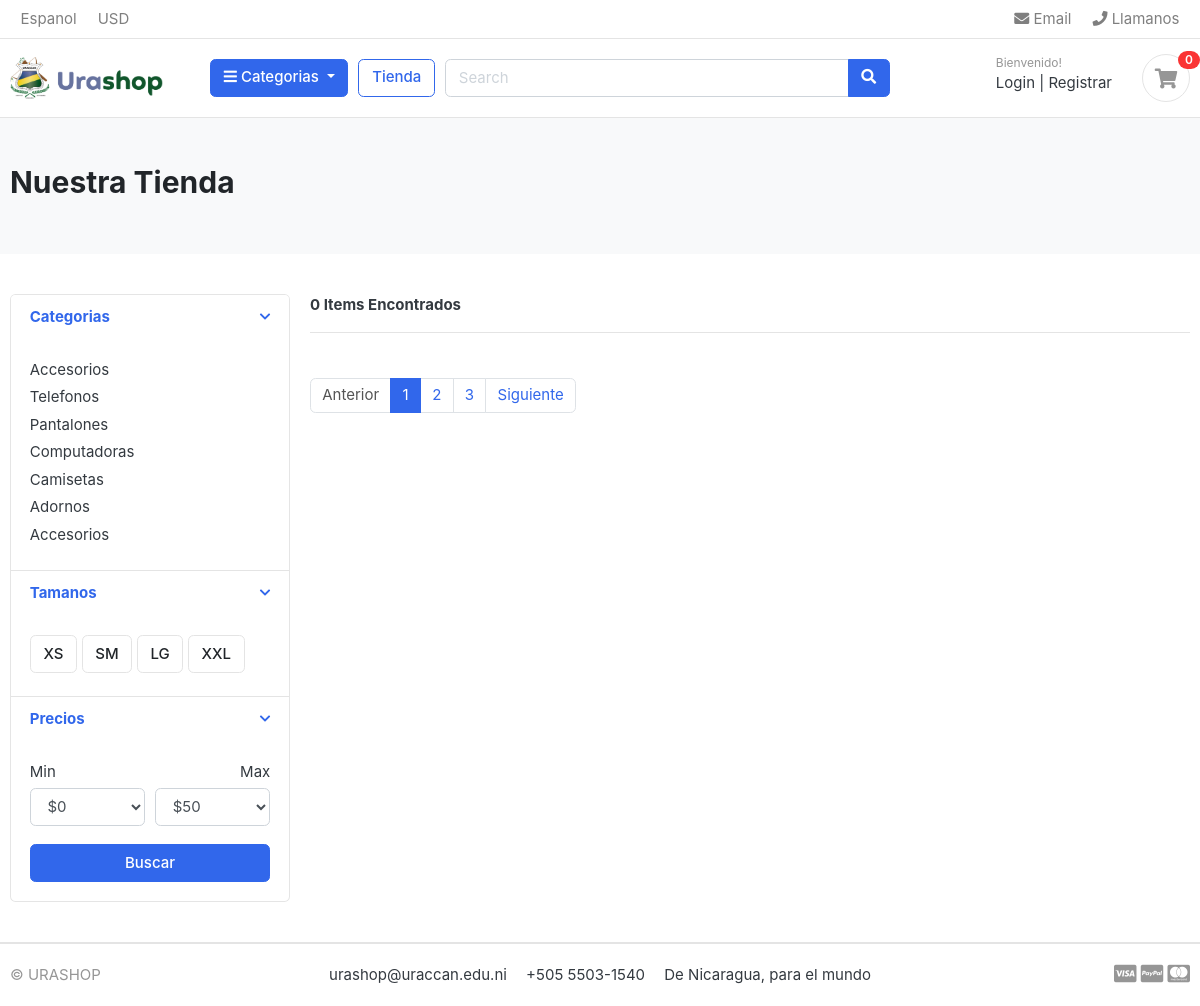
/store/acsesorios-tech, run on an earlier commit of the app's database.
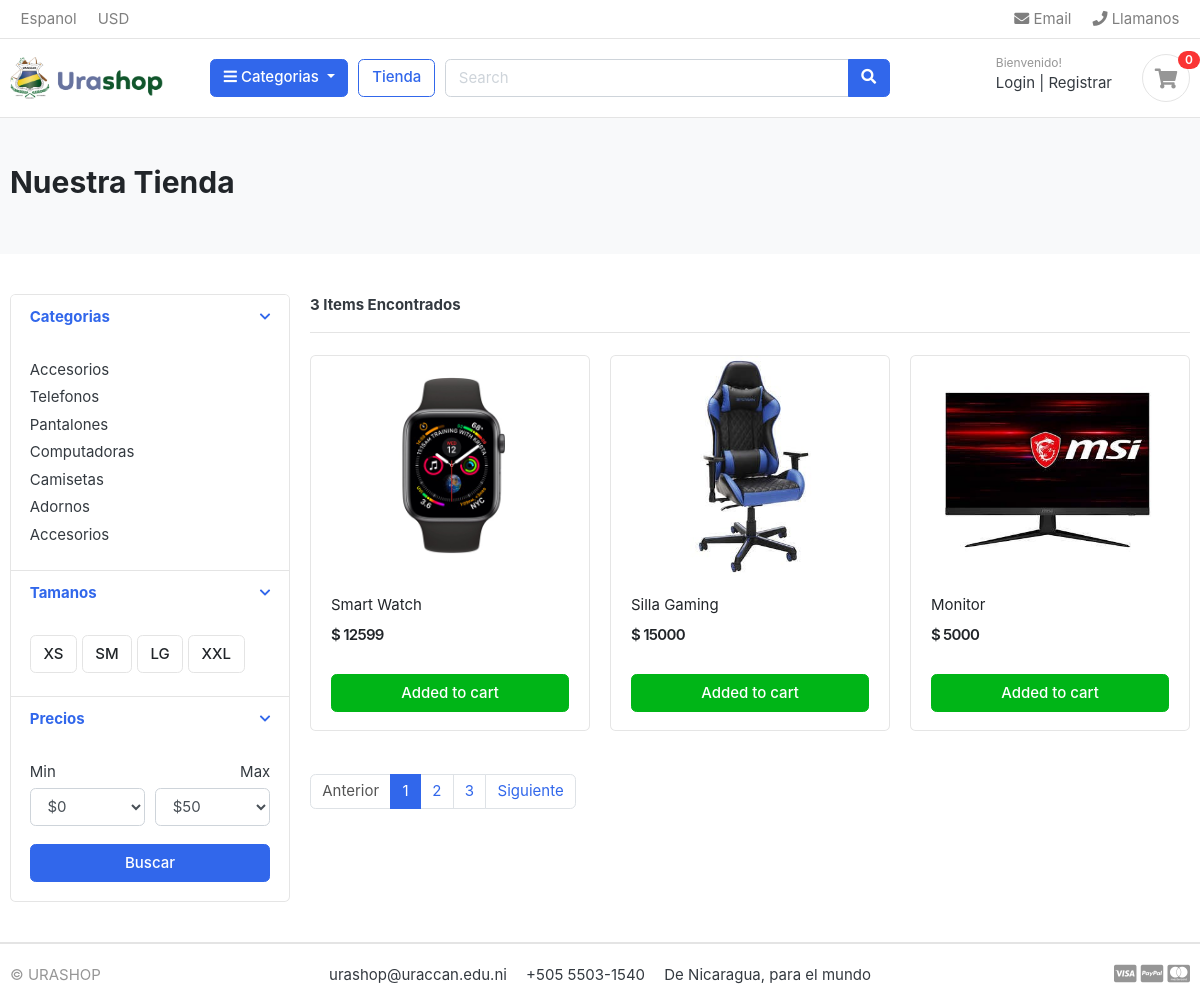
And on a later commit of the database.
### store/models.py (models this page shows, shortened)
class Product(models.Model):
    product_name = models.CharField(max_length=100, unique=True)
    description = models.TextField(max_length=255, unique=True)
    slug = models.CharField(max_length=100, unique = True)
    price = models.IntegerField()
    images = models.ImageField(upload_to='photos/products')
    stock = models.IntegerField()
    is_available= models.BooleanField(default=True)
    category = models.ForeignKey(Category, on_delete=models.CASCADE)
    create_date = models.DateTimeField(auto_now_add=True)
    modified_date = models.DateTimeField(auto_now=True)

### store/views.py (the view)
# urls.py: path('store/', include('store.urls')),
def store(request, category_slug = None):
    categories = None
    products = None
    if category_slug != None:
        categories = get_object_or_404(Category, slug = category_slug)
        products = Product.objects.filter(category=categories, is_available=True)
        product_count = products.count()
    else:
        products = Product.objects.all().filter(is_available= True)
        product_count = products.count()
    context = {
        'products': products,
        'product_count': product_count,
    }
    return render(request, 'store/store.html', context)

### templates/store/store.html (shortened to what the changed rows need)
{% extends 'base.html' %}
{% block content %}
<section class="section-pagetop bg">
    <div class="container">
        <h2 class="title-page">Nuestra Tienda</h2>
    </div>
    </section>
<section class="section-content padding-y">
    <div class="container">
    <div class="row">
        <main class="col-md-9">
    <header class="border-bottom mb-4 pb-3">
            <div class="form-inline">
                <span class="mr-md-auto">  <b> {{ product_count }} Items Encontrados</b> </span>
            </div>
    </header>
    <div class="row">
        {% for product in products %}
        <div class="col-md-4">
            <figure class="card card-product-grid">
                <div class="img-wrap">
                    <img src="{{ product.images.url}}">
                </div>
                <figcaption class="info-wrap">
                    <div class="fix-height">
                        <a href="./product-detail.html" class="title">{{ product.product_name }}</a>
                        <div class="price-wrap mt-2">
                            <span class="price">$ {{ product.price }}</span>
                        </div>
                    </div>
                    <a href="#" class="btn btn-block btn-success">Added to cart </a>
                </figcaption>
            </figure>
        </div>
        {% endfor %}
    </div>
        </main>
    </div>
    </div>
    </section>
{% endblock %}

What changed in the data, as far as the page shows it:
added Product: images (picture), product_name "Smart Watch", price "12599"
added Product: images (picture), product_name "Silla Gaming", price "15000"
added Product: images (picture), product_name "Monitor", price "5000"
Also different on the page:
{{ product_count }}: "0" → "3"
